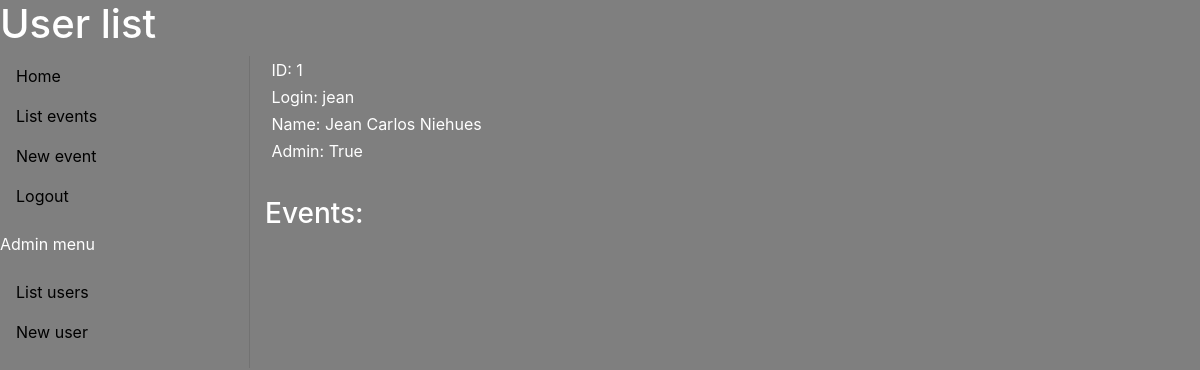
The page /users/1 on the database as committed earlier.
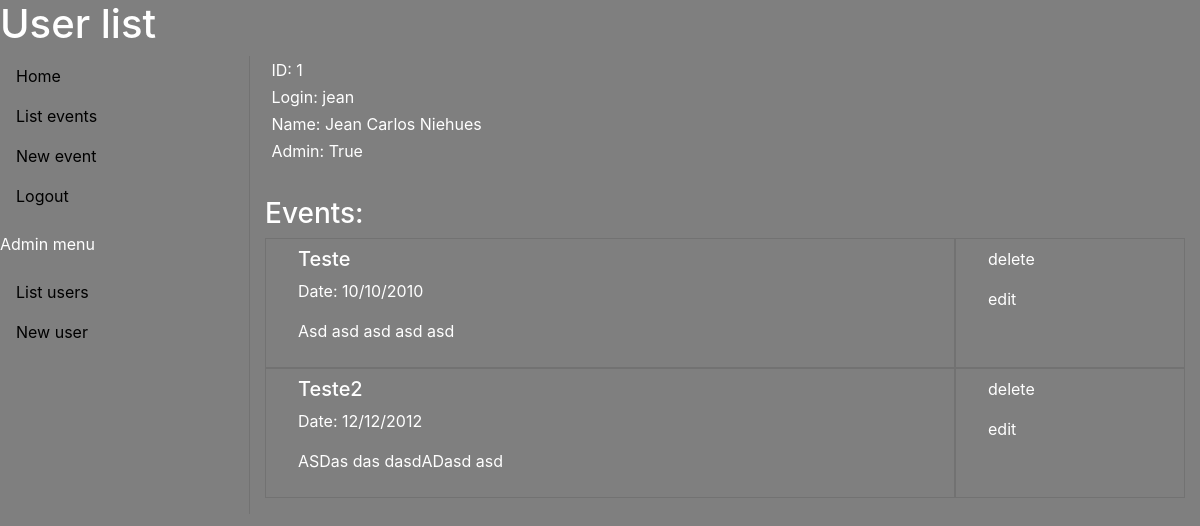
The same page on the database as committed later.
### models/calendar_model.py (models this page shows)
class Event(SQLModel, table=True):
    id: Optional[int] = Field(default=None, primary_key=True, nullable=False)
    data_event: str = Field(nullable=False)
    title: str = Field(nullable=False, index=True)
    description: str = Field()
    public: bool = Field(default=False)
    active: bool = Field(default=True)
    id_user: Optional[int] = Field(default=None, foreign_key="user.id")
    users: Optional[User] = Relationship(back_populates="events")

### views/user.py (the view)
@app.route('/users/<id>', methods=['GET', 'POST', 'PATCH', 'DELETE'])
def user_manager(id):
    match request.method:
        case 'GET':
            users_list = listUsers(id)
            print(users_list)
            return render_template('list_single_user.html', title = 'User list', user=users_list)
        case 'POST':
            pass
        case 'PATCH':
            isAdmin = False
            if request.form['admin'] == "True":
                isAdmin = True
            updateUser(id, request.form['name'], isAdmin )
            return redirect(url_for("home")), 200
        case 'DELETE':
            deleteUser(id)
            flash("Usuário deletado")
            return "APAGOU!"
        case _:
            pass

### controller/users_controller.py (called while the page is built)
def listUsers(id=None, user_name=None):
    with Session(engine) as session:
        if id is not None or user_name is not None:
            statement = select(User).where(User.id == id).options(selectinload(User.events))
            user = session.exec(statement)
            return user.first()
        else:
            statement = select(User).options(selectinload(User.events))
            user = session.exec(statement)
            return user.all()

### templates/list_single_user.html (shortened to what this page needs)
{% extends "template.html" %}
{% block content %}
<body>
    <div class="container">
        <ul class="list__user">
                <li>ID: {{ user.id }} </li>
                <li>Login: {{ user.user_name }}</li>
                <li>Name: {{ user.name }}</li>
                <li>Admin: {{ user.admin }}</li>
        </ul>
        <h3>Events:</h3>
        <ul class="list__events">
        {% for event in user.events %}
            <li>
                <h5>{{ event.title }}</h5>
                <p>Date: {{ event.data_event }} </p>
                <p> {{ event.description }} </p>
            </li>
            <li>
                <p>delete</p>
                <p>edit</p>
            </li>
        {% endfor %}
        </ul>
    </div>
</body>
{% endblock content %}

Rows that differ between the two databases and show on the page:
added Event: title "Teste", data_event "10/10/2010", description "Asd asd asd asd asd"
added Event: title "Teste2", data_event "12/12/2012", description "ASDas das dasdADasd asd"
